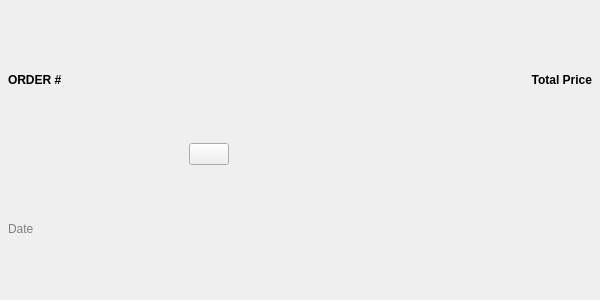
<?xml version="1.0" encoding="UTF-8"?>
<ui version="4.0">
 <class>OrderGroup</class>
 <widget class="QWidget" name="OrderGroup">
  <property name="geometry">
   <rect>
    <x>0</x>
    <y>0</y>
    <width>600</width>
    <height>300</height>
   </rect>
  </property>
  <property name="windowTitle">
   <string>Form</string>
  </property>
  <layout class="QGridLayout" name="gridLayout">
   <property name="leftMargin">
    <number>8</number>
   </property>
   <property name="topMargin">
    <number>8</number>
   </property>
   <property name="rightMargin">
    <number>8</number>
   </property>
   <property name="bottomMargin">
    <number>0</number>
   </property>
   <item row="0" column="3">
    <widget class="QLabel" name="priceLabel">
     <property name="font">
      <font>
       <bold>true</bold>
      </font>
     </property>
     <property name="text">
      <string notr="true">Total Price</string>
     </property>
     <property name="alignment">
      <set>Qt::AlignRight|Qt::AlignTrailing|Qt::AlignVCenter</set>
     </property>
    </widget>
   </item>
   <item row="0" column="0">
    <widget class="QLabel" name="orderNumberLabel">
     <property name="font">
      <font>
       <bold>true</bold>
      </font>
     </property>
     <property name="text">
      <string>ORDER #</string>
     </property>
    </widget>
   </item>
   <item row="1" column="2">
    <widget class="QLabel" name="giftCodeLabel">
     <property name="styleSheet">
      <string notr="true">color: gray;</string>
     </property>
     <property name="text">
      <string/>
     </property>
     <property name="alignment">
      <set>Qt::AlignCenter</set>
     </property>
    </widget>
   </item>
   <item row="1" column="0">
    <widget class="QLabel" name="dateLabel">
     <property name="styleSheet">
      <string notr="true">color: gray;</string>
     </property>
     <property name="text">
      <string>Date</string>
     </property>
    </widget>
   </item>
   <item row="2" column="0" colspan="4">
    <layout class="QVBoxLayout" name="productsLayout">
     <property name="spacing">
      <number>8</number>
     </property>
    </layout>
   </item>
   <item row="0" column="2">
    <widget class="QLabel" name="giftedLabel">
     <property name="sizePolicy">
      <sizepolicy hsizetype="Preferred" vsizetype="Preferred">
       <horstretch>0</horstretch>
       <verstretch>0</verstretch>
      </sizepolicy>
     </property>
     <property name="font">
      <font>
       <bold>true</bold>
      </font>
     </property>
     <property name="text">
      <string/>
     </property>
     <property name="alignment">
      <set>Qt::AlignCenter</set>
     </property>
    </widget>
   </item>
   <item row="0" column="1" rowspan="2">
    <widget class="QPushButton" name="infoButton">
     <property name="sizePolicy">
      <sizepolicy hsizetype="Fixed" vsizetype="Fixed">
       <horstretch>0</horstretch>
       <verstretch>0</verstretch>
      </sizepolicy>
     </property>
     <property name="text">
      <string notr="true"/>
     </property>
     <property name="icon">
      <iconset resource="../resources.qrc">
       <normaloff>:/icons/angle-down.svg</normaloff>:/icons/angle-down.svg</iconset>
     </property>
    </widget>
   </item>
  </layout>
 </widget>
 <resources>
  <include location="../resources.qrc"/>
 </resources>
 <connections/>
</ui>
